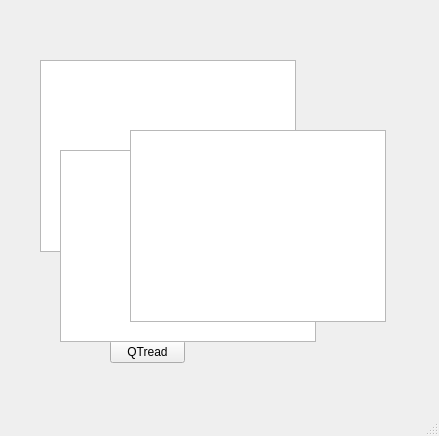
<?xml version="1.0" encoding="UTF-8"?>
<ui version="4.0">
 <class>MainWindow</class>
 <widget class="QMainWindow" name="MainWindow">
  <property name="geometry">
   <rect>
    <x>0</x>
    <y>0</y>
    <width>439</width>
    <height>436</height>
   </rect>
  </property>
  <property name="windowTitle">
   <string>MainWindow</string>
  </property>
  <widget class="QWidget" name="centralwidget">
   <widget class="QPushButton" name="pushButton">
    <property name="geometry">
     <rect>
      <x>110</x>
      <y>340</y>
      <width>75</width>
      <height>23</height>
     </rect>
    </property>
    <property name="text">
     <string>QTread</string>
    </property>
   </widget>
   <widget class="QTableView" name="tableView">
    <property name="geometry">
     <rect>
      <x>40</x>
      <y>60</y>
      <width>256</width>
      <height>192</height>
     </rect>
    </property>
   </widget>
   <widget class="QUndoView" name="undoView">
    <property name="geometry">
     <rect>
      <x>60</x>
      <y>150</y>
      <width>256</width>
      <height>192</height>
     </rect>
    </property>
   </widget>
   <widget class="QListView" name="listView">
    <property name="geometry">
     <rect>
      <x>130</x>
      <y>130</y>
      <width>256</width>
      <height>192</height>
     </rect>
    </property>
   </widget>
  </widget>
  <widget class="QMenuBar" name="menubar">
   <property name="geometry">
    <rect>
     <x>0</x>
     <y>0</y>
     <width>439</width>
     <height>22</height>
    </rect>
   </property>
  </widget>
  <widget class="QStatusBar" name="statusbar"/>
 </widget>
 <resources/>
 <connections/>
</ui>
